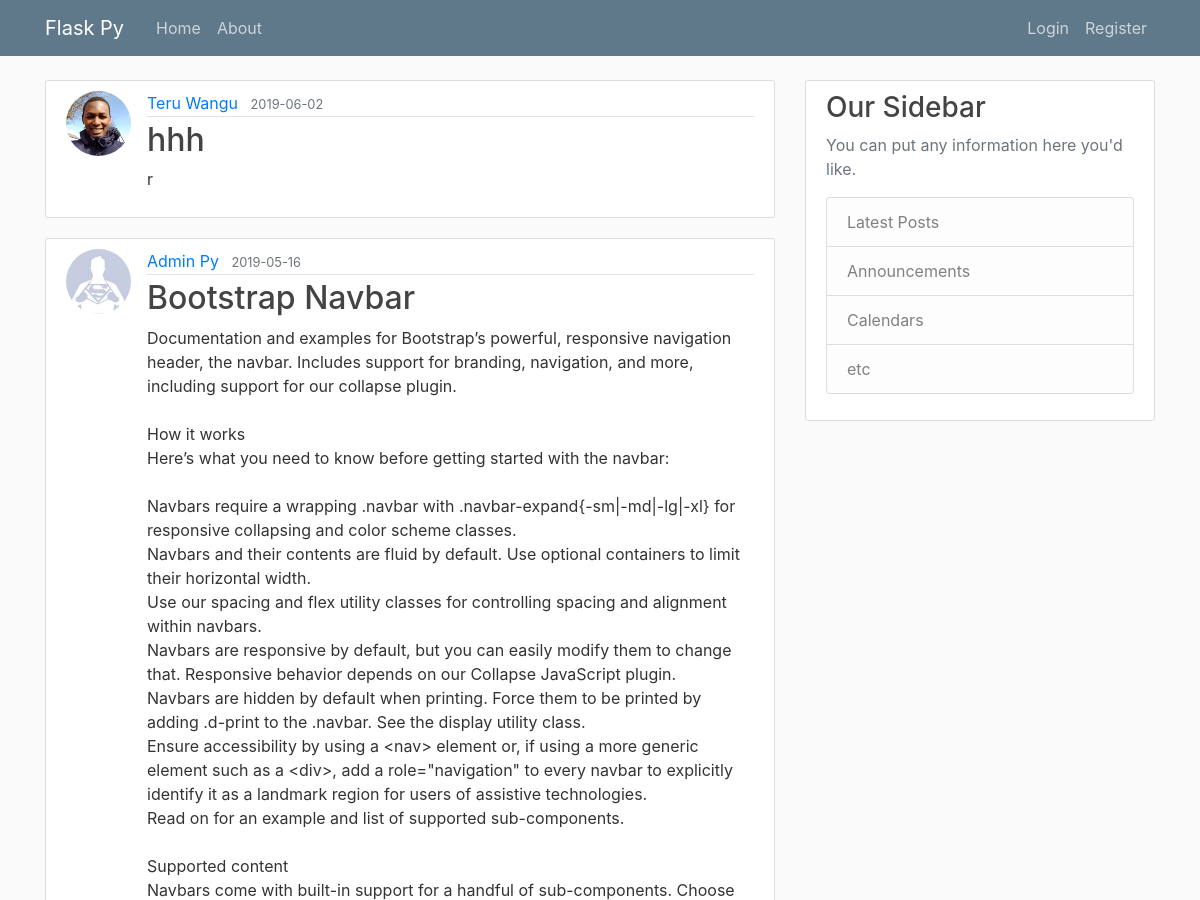
Page /home (upper part) on the earlier database version.
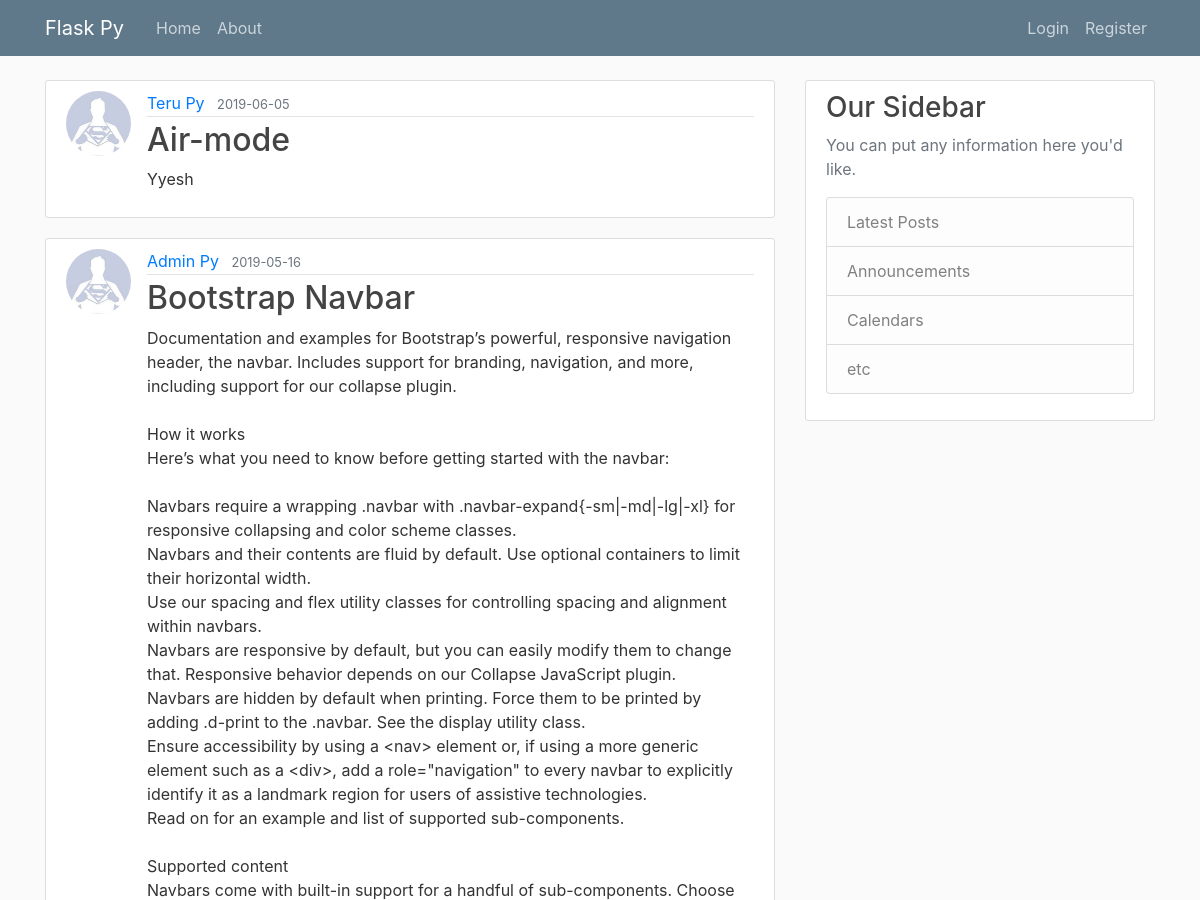
Same page on the later database version.
### flaskblog/models.py (models this page shows, shortened)
class Post(db.Model):
    id = db.Column(db.Integer, primary_key=True)
    title = db.Column(db.String(100), nullable=False)
    date_posted = db.Column(db.DateTime, nullable=False, default=datetime.utcnow)
    content = db.Column(db.Text, nullable=False)
    user_id = db.Column(db.Integer, db.ForeignKey('user.id'), nullable=False)

class User(db.Model, UserMixin):
    id = db.Column(db.Integer, primary_key=True)
    username = db.Column(db.String(20), unique=True, nullable=False)
    email = db.Column(db.String(120), unique=True, nullable=False)
    image_file = db.Column(db.String(20), nullable=False, default='default.jpg')
    password = db.Column(db.String(60), nullable=False)
    posts = db.relationship('Post', backref='author', lazy=True)

### flaskblog/main/routes.py (the view)
@main.route("/")
@main.route("/home")
def home():
    page = request.args.get('page', 1, type=int)
    posts = Post.query.order_by(Post.date_posted.desc()).paginate(page=page, per_page=5)
    return render_template('home.html', posts=posts)

### flaskblog/templates/home.html (shortened to what this page needs)
{% extends "layout.html" %}
{% block content %}
    {% for post in posts.items %}
        <article class="media content-section">
          <img class="rounded-circle article-img" src="{{ url_for('static', filename='profile_pics/' + post.author.image_file) }}">
          <div class="media-body">
            <div class="article-metadata">
              <a class="mr-2" href="{{ url_for('users.user_posts', username=post.author.username) }}">{{ post.author.username }}</a>
              <small class="text-muted">{{ post.date_posted.strftime('%Y-%m-%d') }}</small>
            </div>
            <h2><a class="article-title" href="{{ url_for('posts.post', post_id=post.id) }}">{{ post.title }}</a></h2>
            <p class="article-content">{{ post.content }}</p>
          </div>
        </article>
    {% endfor %}
{% endblock content %}

Differences in the rows shown:
removed Post: image_file (picture), author.username "Teru Wangu", date_posted "2019-06-02", title "hhh", content "r"
added Post: image_file (placeholder picture), author.username "Teru Py", date_posted "2019-06-05", title "Air-mode", content "Yyesh"
